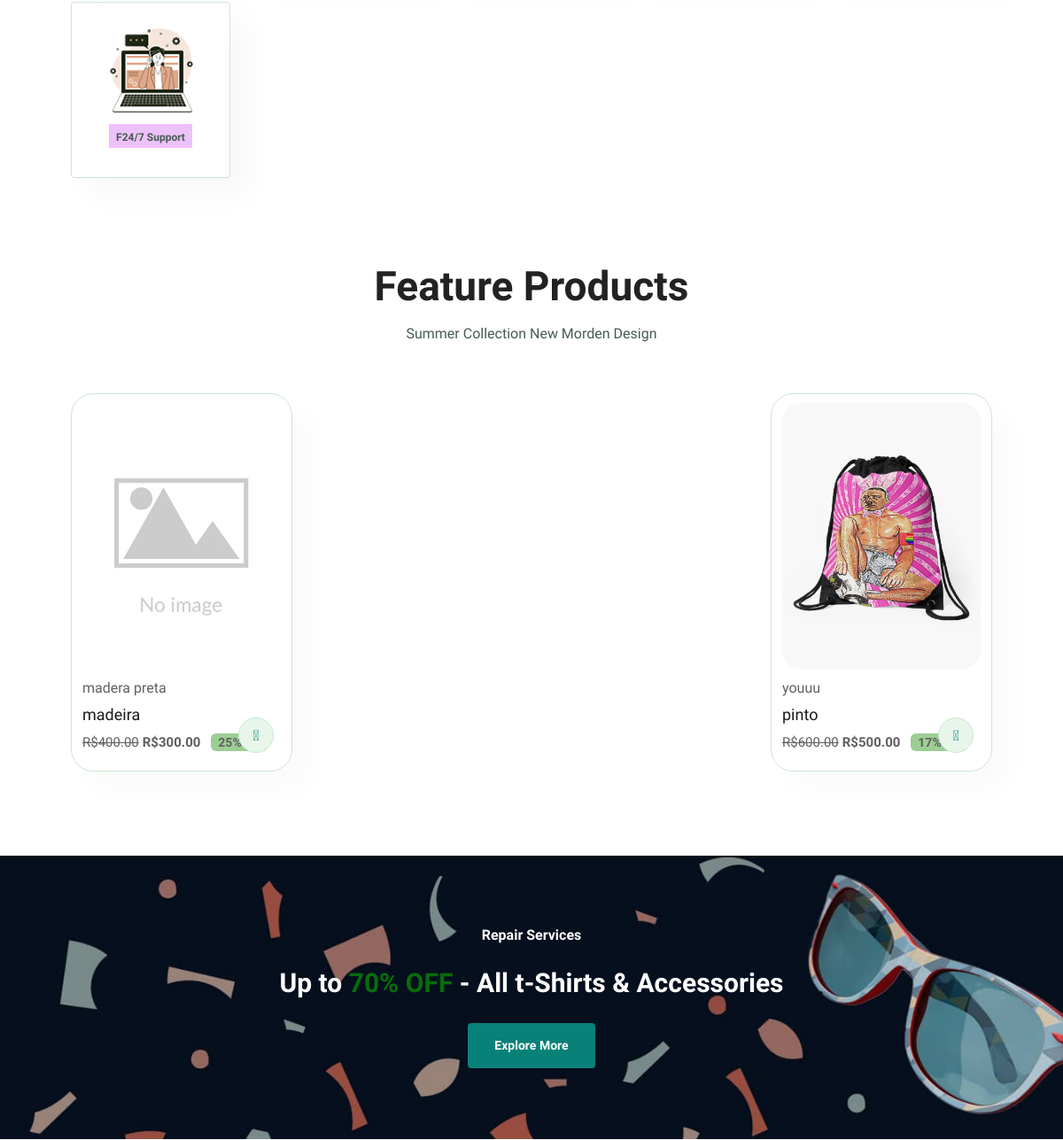
The app's page / (middle part), older data.
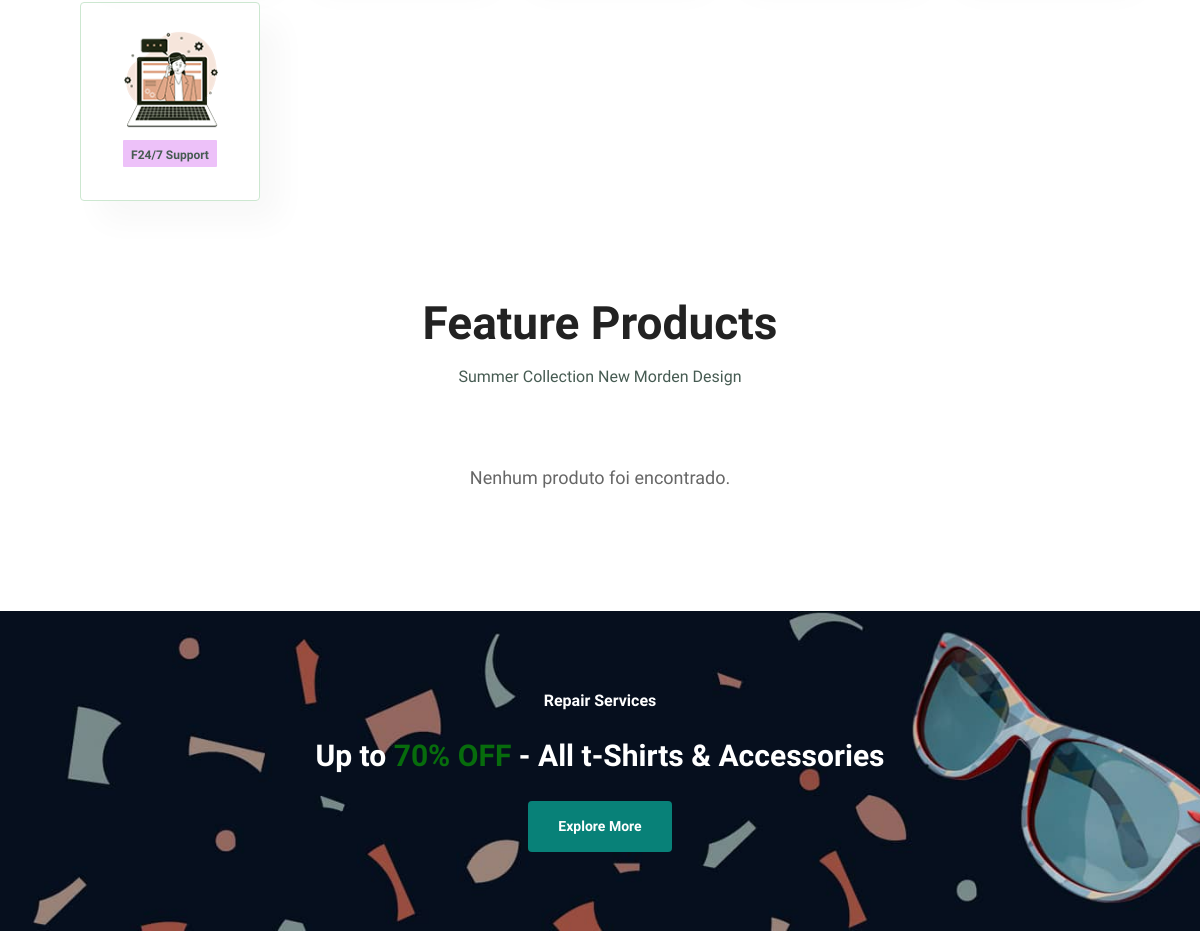
The same page, newer data.
### produtos/models.py (models this page shows, shortened)
class Produto(models.Model):
    codigo = models.UUIDField(default=uuid.uuid4, unique=True, editable=False)
    nome = models.CharField(max_length=60, verbose_name='Nome do Produto')
    marca = models.CharField(max_length=21, verbose_name='Marca do Produto')
    descricao = models.TextField(verbose_name='Descrição do Produto')
    preco = models.DecimalField(max_digits=10, decimal_places=2, verbose_name='Preço do Produto')
    comparacao_preco = models.DecimalField(max_digits=10, decimal_places=2, blank=True, null=True, verbose_name='Preço de Comparação (Valor anterior antes do desconto)')
    estoque = models.IntegerField(verbose_name='Quantidade em Estoque')
    imagem_principal = models.ImageField(upload_to='images_produts', default='images_produts/default.jpg', blank=True, verbose_name='Imagem Principal do Produto')
    Imagem_2 = models.ImageField(upload_to='images_produts', default='images_produts/default.jpg', blank=True, verbose_name='Imagem 2 do Produto')
    Imagem_3 = models.ImageField(upload_to='images_produts', default='images_produts/default.jpg', blank=True, verbose_name='Imagem 3 do Produto')
    Imagem_4 = models.ImageField(upload_to='images_produts', default='images_produts/default.jpg', blank=True, verbose_name='Imagem 4 do Produto')
    def tem_desconto(self):
        if self.comparacao_preco == None:
            return False
        else:
            return True
    def desconto(self):
        if self.tem_desconto():
            if self.comparacao_preco > 0:
                return (self.comparacao_preco - self.preco) / self.comparacao_preco * 100
            else:
                return 0
        else:
            return 0

### core/views.py (the view)
# urls.py: 2. Add a URL to urlpatterns:  path('', views.home, name='home')
def home(request):
    produtos = Produto.objects.filter(
        estoque__gt=0
    ).only('id', 'nome', 'marca', 'preco', 'imagem_principal')[:16]
    context = {
        'produtos': produtos
    }
    return render(request, 'core/home.html', context)

### templates/core/home.html (shortened to what this page needs)
{% extends "base.html" %}
{% load static %}
{% block extra_css %}
    <link rel="stylesheet" href="{% static 'core/css/style_home.css' %}">
{% endblock %}
{% block content %}
    <section id="feature" class="section-p1">
        <div class="fe-box">
            <img src="{% static 'img/features/f6.png' %}" alt="">
            <h6>F24/7 Support</h6>
        </div>
    </section>
    <section id="product1" class="section-p1">
        <h2>Feature Products</h2>
        <p>Summer Collection New Morden Design</p>
        <div class="pro-container">
            {% for produto in produtos|slice:":8" %}
            <div class="pro">
                <a href="{% url 'produto_detail' produto.codigo %}">
                <img src="{{ produto.imagem_principal.url }}" alt="">
                <div class="des">
                    <span>{{ produto.marca }}</span>
                    <h5>{{ produto.nome }}</h5>
                    <div class="price">
                    {% if produto.tem_desconto %}
                        <span class="preco-antigo"><s>R${{ produto.comparacao_preco }}</s></span>
                    {% endif %}
                    <span class="preco-atual">R${{ produto.preco }}</span>
                    {% if produto.tem_desconto %}
                        <span class="desconto-label">{{ produto.desconto|floatformat:0 }}% off</span>
                    {% endif %}
                    </div>
                </div>
                </a>
                <a href="#"><i class="fal fa-shopping-cart cart"></i></a>
            </div>
            {% empty %}
            <p class="no-products">Nenhum produto foi encontrado.</p>
            {% endfor %}
        </div>
    </section>
    <section id="banner" class="section-m1">
        <h4>Repair Services</h4>
        <h2>Up to <span>70% OFF</span> - All t-Shirts & Accessories</h2>
        <button class="normal">Explore More</button>
    </section>
{% endblock %}

Row changes from the older to the newer data that the page shows:
removed Produto: imagem_principal (placeholder picture), marca "madera preta", nome "madeira", comparacao_preco "400.00", preco "300.00", desconto "25"
removed Produto: imagem_principal (picture), marca "youuu", nome "pinto", comparacao_preco "600.00", preco "500.00", desconto "17"
Text that changed along with them:
text now shown: "Nenhum produto foi encontrado."
